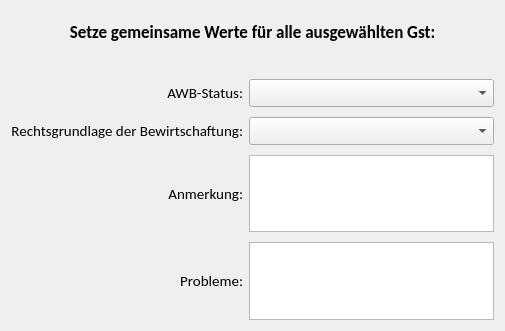
<?xml version="1.0" encoding="UTF-8"?>
<ui version="4.0">
 <class>GstGemeinsameWerte</class>
 <widget class="QWidget" name="GstGemeinsameWerte">
  <property name="geometry">
   <rect>
    <x>0</x>
    <y>0</y>
    <width>505</width>
    <height>331</height>
   </rect>
  </property>
  <property name="windowTitle">
   <string>Form</string>
  </property>
  <layout class="QVBoxLayout" name="verticalLayout">
   <item>
    <spacer name="verticalSpacer_2">
     <property name="orientation">
      <enum>Qt::Vertical</enum>
     </property>
     <property name="sizeType">
      <enum>QSizePolicy::Fixed</enum>
     </property>
     <property name="sizeHint" stdset="0">
      <size>
       <width>20</width>
       <height>10</height>
      </size>
     </property>
    </spacer>
   </item>
   <item>
    <widget class="QLabel" name="label_6">
     <property name="font">
      <font>
       <family>Calibri</family>
       <pointsize>13</pointsize>
       <weight>75</weight>
       <bold>true</bold>
      </font>
     </property>
     <property name="text">
      <string>Setze gemeinsame Werte für alle ausgewählten Gst:</string>
     </property>
     <property name="alignment">
      <set>Qt::AlignCenter</set>
     </property>
    </widget>
   </item>
   <item>
    <spacer name="verticalSpacer">
     <property name="orientation">
      <enum>Qt::Vertical</enum>
     </property>
     <property name="sizeType">
      <enum>QSizePolicy::Fixed</enum>
     </property>
     <property name="sizeHint" stdset="0">
      <size>
       <width>20</width>
       <height>30</height>
      </size>
     </property>
    </spacer>
   </item>
   <item>
    <layout class="QGridLayout" name="gridLayout">
     <property name="verticalSpacing">
      <number>10</number>
     </property>
     <item row="0" column="1">
      <widget class="QComboBox" name="uiAwbStatusCombo">
       <property name="font">
        <font>
         <family>Calibri</family>
         <pointsize>11</pointsize>
        </font>
       </property>
      </widget>
     </item>
     <item row="1" column="1">
      <widget class="QComboBox" name="uiRechtsformCombo">
       <property name="font">
        <font>
         <family>Calibri</family>
         <pointsize>11</pointsize>
        </font>
       </property>
      </widget>
     </item>
     <item row="2" column="0">
      <widget class="QLabel" name="label_4">
       <property name="font">
        <font>
         <family>Calibri</family>
         <pointsize>11</pointsize>
        </font>
       </property>
       <property name="text">
        <string>Anmerkung:</string>
       </property>
       <property name="alignment">
        <set>Qt::AlignRight|Qt::AlignTrailing|Qt::AlignVCenter</set>
       </property>
      </widget>
     </item>
     <item row="2" column="1">
      <widget class="QTextEdit" name="uiAnmerkungTedit">
       <property name="font">
        <font>
         <family>Calibri</family>
         <pointsize>11</pointsize>
        </font>
       </property>
      </widget>
     </item>
     <item row="0" column="0">
      <widget class="QLabel" name="label">
       <property name="font">
        <font>
         <family>Calibri</family>
         <pointsize>11</pointsize>
        </font>
       </property>
       <property name="text">
        <string>AWB-Status:</string>
       </property>
       <property name="alignment">
        <set>Qt::AlignRight|Qt::AlignTrailing|Qt::AlignVCenter</set>
       </property>
      </widget>
     </item>
     <item row="1" column="0">
      <widget class="QLabel" name="label_2">
       <property name="font">
        <font>
         <family>Calibri</family>
         <pointsize>11</pointsize>
        </font>
       </property>
       <property name="text">
        <string>Rechtsgrundlage der Bewirtschaftung:</string>
       </property>
       <property name="alignment">
        <set>Qt::AlignRight|Qt::AlignTrailing|Qt::AlignVCenter</set>
       </property>
      </widget>
     </item>
     <item row="3" column="1">
      <widget class="QTextEdit" name="uiProblemTedit">
       <property name="font">
        <font>
         <family>Calibri</family>
         <pointsize>11</pointsize>
        </font>
       </property>
      </widget>
     </item>
     <item row="3" column="0">
      <widget class="QLabel" name="label_5">
       <property name="font">
        <font>
         <family>Calibri</family>
         <pointsize>11</pointsize>
        </font>
       </property>
       <property name="text">
        <string>Probleme:</string>
       </property>
       <property name="alignment">
        <set>Qt::AlignRight|Qt::AlignTrailing|Qt::AlignVCenter</set>
       </property>
      </widget>
     </item>
    </layout>
   </item>
  </layout>
 </widget>
 <tabstops>
  <tabstop>uiAwbStatusCombo</tabstop>
  <tabstop>uiRechtsformCombo</tabstop>
  <tabstop>uiAnmerkungTedit</tabstop>
  <tabstop>uiProblemTedit</tabstop>
 </tabstops>
 <resources/>
 <connections/>
</ui>
